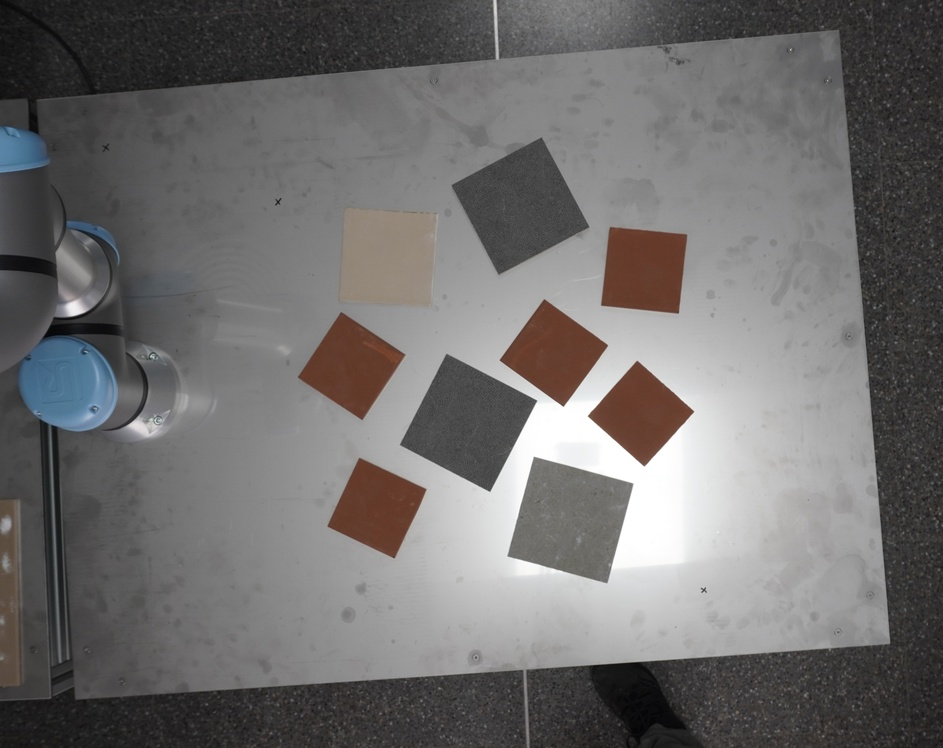
#> input picture Robot/assets/imagenes/DSC07665.JPG, 943 x 748 px, shrunk from 4273 x 3392 before the run, found by its file name
$ python homografia.py
#> lines starting #> are read from the running program, lines starting #| are printed output that depends on the picture; after the words box and inside, x2 and y2 are one past the last pixel; in counts of white or black regions, pixels touching at a corner belong together
"""
Detección automática de esquinas de mesa y rectificación de perspectiva.

Algoritmo:
  1. Detectar las 4 esquinas de la mesa mediante análisis de perfiles de color
     en ROIs relativas a los bordes de la imagen.
  2. Las esquinas derechas (libres) se detectan primero por cambio brusco
     mesa → fondo. Las izquierdas siguen la misma lógica en sus ROIs.
  3. Homografía 4:3 (1200:900) → vista cenital de solo la mesa.

Validación independiente: python scripts/homografia.py
"""

from pathlib import Path

import cv2
import numpy as np


BASE_DIR = Path(__file__).resolve().parent.parent
IMAGEN_ENTRADA = BASE_DIR / "assets" / "imagenes" / "DSC07665.jpg"
DIR_RESULTADOS = BASE_DIR / "resultados"


# ---------------------------------------------------------------------------
# Utilidades internas
# ---------------------------------------------------------------------------

def _ordenar_esquinas(pts: np.ndarray) -> np.ndarray:
    """
    Ordena 4 puntos a: [sup-izq, sup-der, inf-der, inf-izq].
    """
    pts = pts.reshape(4, 2).astype(np.float32)
    s = pts.sum(axis=1)
    diff = np.diff(pts, axis=1).flatten()

    sup_izq = pts[np.argmin(s)]
    inf_der = pts[np.argmax(s)]
    sup_der = pts[np.argmin(diff)]
    inf_izq = pts[np.argmax(diff)]

    return np.array([sup_izq, sup_der, inf_der, inf_izq], dtype=np.float32)


def _esquina_por_score(
    gray: np.ndarray,
    x_min: int,
    x_max: int,
    y_min: int,
    y_max: int,
    win_side: int = 100,
    win_perp: int = 20,
    paso: int = 3,
    refinado: int = 15,
) -> tuple[float, float]:
    """
    Busca una esquina dentro de un ROI como el punto que maximiza:
        score = |mediana(derecha) - mediana(izquierda)|
              + |mediana(arriba)   - mediana(abajo)|

    Las ventanas laterales (derecha/izquierda/arriba/abajo) deben tener
    tamaño suficiente (> 0). El punto debe mantenerse lejos de los bordes
    de la imagen para que todas las ventanas quepan.
    """
    h, w = gray.shape
    best_score = -1.0
    best = (float(x_min + x_max) / 2, float(y_min + y_max) / 2)

    for x in range(x_min, x_max, paso):
        for y in range(y_min, y_max, paso):
            if (x - win_side < 0 or x + win_side >= w or
                    y - win_side < 0 or y + win_side >= h):
                continue

            der = gray[y - win_perp:y + win_perp, x + win_perp:x + win_side]
            izq = gray[y - win_perp:y + win_perp, x - win_side:x - win_perp]
            arr = gray[y - win_side:y - win_perp, x - win_perp:x + win_perp]
            aba = gray[y + win_perp:y + win_side, x - win_perp:x + win_perp]

            if (der.size == 0 or izq.size == 0 or
                    arr.size == 0 or aba.size == 0):
                continue

            score = (
                abs(float(np.median(der)) - float(np.median(izq))) +
                abs(float(np.median(arr)) - float(np.median(aba)))
            )
            if score > best_score:
                best_score = score
                best = (float(x), float(y))

    # Refinado local paso 1 px
    cx, cy = int(round(best[0])), int(round(best[1]))
    best_score = -1.0
    best_ref = best
    for x in range(cx - refinado, cx + refinado + 1):
        for y in range(cy - refinado, cy + refinado + 1):
            if (x - win_side < 0 or x + win_side >= w or
                    y - win_side < 0 or y + win_side >= h):
                continue

            der = gray[y - win_perp:y + win_perp, x + win_perp:x + win_side]
            izq = gray[y - win_perp:y + win_perp, x - win_side:x - win_perp]
            arr = gray[y - win_side:y - win_perp, x - win_perp:x + win_perp]
            aba = gray[y + win_perp:y + win_side, x - win_perp:x + win_perp]

            if (der.size == 0 or izq.size == 0 or
                    arr.size == 0 or aba.size == 0):
                continue

            score = (
                abs(float(np.median(der)) - float(np.median(izq))) +
                abs(float(np.median(arr)) - float(np.median(aba)))
            )
            if score > best_score:
                best_score = score
                best_ref = (float(x), float(y))

    return best_ref


# ---------------------------------------------------------------------------
# Detección de esquinas de la mesa
# ---------------------------------------------------------------------------

def detectar_esquinas_mesa(img: np.ndarray) -> np.ndarray:
    """
    Detecta automáticamente las 4 esquinas de la mesa en la imagen original.

    Retorna array (4, 2) float32 ordenado [sup-izq, sup-der, inf-der, inf-izq].
    """
    h_img, w_img = img.shape[:2]
    gray = cv2.cvtColor(img, cv2.COLOR_BGR2GRAY)

    # ROIs definidas como porcentaje para escalar con distancia de cámara.
    # Las esquinas DERECHAS están libres → ROIs muy cercanas al borde derecho.
    # Las esquinas IZQUIERDAS están junto a otra mesa → ROIs más amplias.
    margin = 120

    # ── Esquinas derechas (libres, borde mesa → fondo) ──
    inf_der = _esquina_por_score(
        gray,
        x_min=max(margin, int(w_img * 0.88)),
        x_max=w_img - margin,
        y_min=max(margin, int(h_img * 0.82)),
        y_max=h_img - margin,
        win_side=100,
        win_perp=15,
        paso=5,
        refinado=20,
    )

    sup_der = _esquina_por_score(
        gray,
        x_min=max(margin, int(w_img * 0.85)),
        x_max=w_img - margin,
        y_min=margin,
        y_max=min(h_img - margin, int(h_img * 0.12)),
        win_side=100,
        win_perp=15,
        paso=5,
        refinado=20,
    )

    # ── Esquina izquierda inferior (score de perfiles) ──
    inf_izq = _esquina_por_score(
        gray,
        x_min=margin,
        x_max=min(int(w_img * 0.15), w_img - margin),
        y_min=max(margin, int(h_img * 0.85)),
        y_max=h_img - margin,
        win_side=80,
        win_perp=15,
        paso=3,
        refinado=20,
    )

    # ── Esquina izquierda superior ──
    # El score de perfiles falla aquí porque la transición mesa→fondo es muy sutil
    # y hay otra mesa adyacente. Usamos estimación geométrica + refinado local.
    sup_izq_est = (
        float(sup_der[0] + inf_izq[0] - inf_der[0]),
        float(sup_der[1] + inf_izq[1] - inf_der[1]),
    )
    sup_izq = _refinar_esquina_local(
        gray,
        int(round(sup_izq_est[0])),
        int(round(sup_izq_est[1])),
        ventana=60,
        win_side=80,
        win_perp=15,
    )

    esquinas = np.array([sup_izq, sup_der, inf_der, inf_izq], dtype=np.float32)
    return _ordenar_esquinas(esquinas)


def _refinar_esquina_local(
    gray: np.ndarray,
    cx: int,
    cy: int,
    ventana: int = 50,
    win_side: int = 80,
    win_perp: int = 15,
) -> tuple[float, float]:
    """
    Refina una esquina buscando el máximo score de perfiles en una ventana
    local alrededor de (cx, cy).
    """
    h, w = gray.shape
    best_score = -1.0
    best = (float(cx), float(cy))

    for x in range(cx - ventana, cx + ventana + 1):
        for y in range(cy - ventana, cy + ventana + 1):
            if (x - win_side < 0 or x + win_side >= w or
                    y - win_side < 0 or y + win_side >= h):
                continue

            der = gray[y - win_perp:y + win_perp, x + win_perp:x + win_side]
            izq = gray[y - win_perp:y + win_perp, x - win_side:x - win_perp]
            arr = gray[y - win_side:y - win_perp, x - win_perp:x + win_perp]
            aba = gray[y + win_perp:y + win_side, x - win_perp:x + win_perp]

            if (der.size == 0 or izq.size == 0 or
                    arr.size == 0 or aba.size == 0):
                continue

            score = (
                abs(float(np.median(der)) - float(np.median(izq))) +
                abs(float(np.median(arr)) - float(np.median(aba)))
            )
            if score > best_score:
                best_score = score
                best = (float(x), float(y))

    return best


# ---------------------------------------------------------------------------
# Rectificación de perspectiva
# ---------------------------------------------------------------------------

def rectificar_imagen(
    img: np.ndarray,
    mm_ancho: float = 1200.0,
    mm_alto: float = 900.0,
) -> tuple[np.ndarray, np.ndarray, np.ndarray]:
    """
    Rectifica la imagen original a vista cenital de solo la mesa.

    Args:
        img: imagen BGR original.
        mm_ancho, mm_alto: dimensiones reales de la mesa en mm (por defecto 1200×900).

    Returns:
        (img_rect, M, esquinas_orig)
        - img_rect: imagen BGR rectificada, solo la mesa.
        - M: matriz de homografía 3×3.
        - esquinas_orig: las 4 esquinas detectadas en la imagen original.
    """
    esquinas_orig = detectar_esquinas_mesa(img)

    sup_izq, sup_der, inf_der, inf_izq = esquinas_orig

    w1 = np.linalg.norm(sup_der - sup_izq)
    w2 = np.linalg.norm(inf_der - inf_izq)
    h1 = np.linalg.norm(inf_izq - sup_izq)
    h2 = np.linalg.norm(inf_der - sup_der)

    W_natural = max(w1, w2)
    H_natural = max(h1, h2)

    W_out = int(round(W_natural))
    H_out = int(round(W_out * mm_alto / mm_ancho))

    if H_natural > 0 and abs(H_out - H_natural) / H_natural > 0.20:
        H_out = int(round(0.7 * H_out + 0.3 * H_natural))

    dst = np.float32([
        [0, 0],
        [W_out - 1, 0],
        [W_out - 1, H_out - 1],
        [0, H_out - 1],
    ])

    M = cv2.getPerspectiveTransform(esquinas_orig, dst)
    img_rect = cv2.warpPerspective(img, M, (W_out, H_out))

    return img_rect, M, esquinas_orig


# ---------------------------------------------------------------------------
# Validación independiente
# ---------------------------------------------------------------------------

def main() -> None:
    DIR_RESULTADOS.mkdir(parents=True, exist_ok=True)

    img = cv2.imread(str(IMAGEN_ENTRADA))
#> img is the input picture: shape (748, 943, 3); mean B, G, R 109.1, 109.6, 111.3
    if img is None:
        raise FileNotFoundError(f"No se pudo cargar la imagen: {IMAGEN_ENTRADA}")

    print(f"Imagen cargada: {img.shape[1]}x{img.shape[0]} px")
#| Imagen cargada: 943x748 px

    img_rect, M, esquinas = rectificar_imagen(img)
#> in detectar_esquinas_mesa, `gray = cv2.cvtColor(img, cv2.COLOR_BGR2GRAY)`:
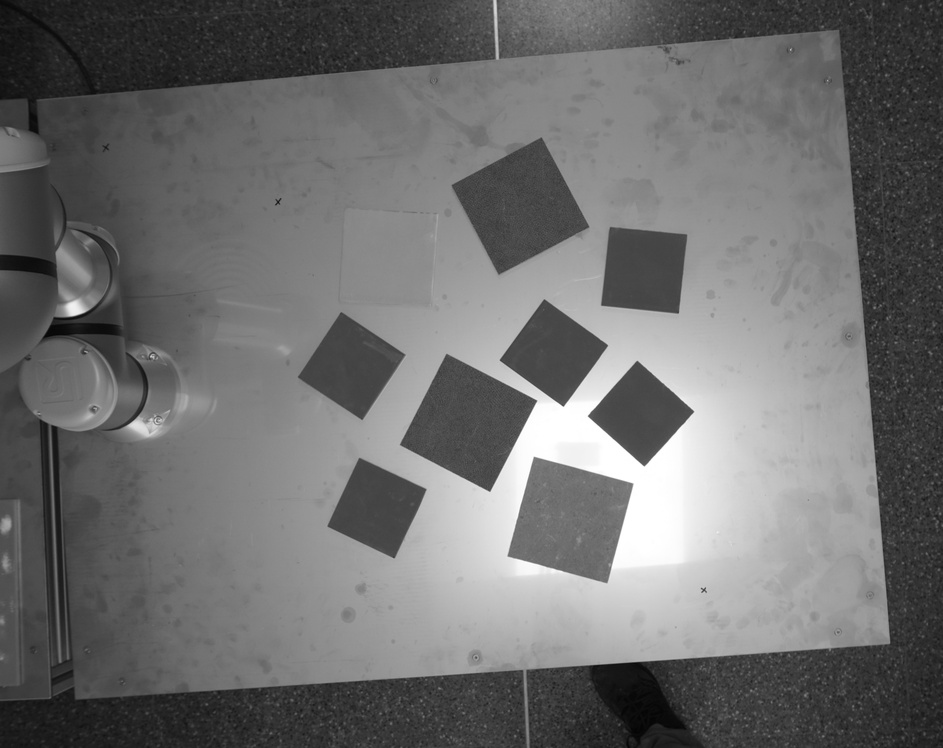
#> gray: shape (748, 943); min 4, max 255, mean 110.1
#> after the loop in _esquina_por_score, `for x in range(x_min, x_max, paso):`: best = (826, 620.5); best_score = -1
#> in _esquina_por_score, `cx, cy = int(round(best[0])), int(round(best[1]))`: cx = 826; cy = 620
#> in _esquina_por_score, `best_ref = best`: best_ref = (826, 620.5)
#> after the loop in _esquina_por_score, `for x in range(cx - refinado, cx + refinado + 1):`:
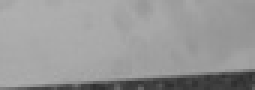
#> izq: shape (30, 85) (shown 3 times larger); min 46, max 176, mean 152.2
#> after the loop in _esquina_por_score, `for x in range(cx - refinado, cx + refinado + 1):`: best_ref = (833, 640); best_score = 215
#> in detectar_esquinas_mesa, `inf_der = _esquina_por_score( gray, x_min=max(margin, int(w_img * 0.88..`: inf_der = (833, 640)
#> call 2 of _esquina_por_score, with x_min = 801, x_max = 823, y_min = 120, y_max = 89, win_side = 100, win_perp = 15, paso = 5, refinado = 20
#> after the loop in _esquina_por_score (call 2), `for x in range(x_min, x_max, paso):`: best = (812, 104.5); best_score = -1
#> in _esquina_por_score (call 2), `cx, cy = int(round(best[0])), int(round(best[1]))`: cx = 812; cy = 104
#> in _esquina_por_score (call 2), `best_ref = best`: best_ref = (812, 104.5)
#> after the loop in _esquina_por_score (call 2), `for x in range(cx - refinado, cx + refinado + 1):`:
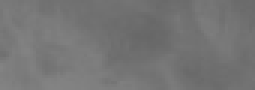
#> izq: shape (30, 85) (shown 3 times larger); min 103, max 131, mean 116.6
#> after the loop in _esquina_por_score (call 2), `for x in range(cx - refinado, cx + refinado + 1):`: best_ref = (832, 100); best_score = 97
#> in detectar_esquinas_mesa, `sup_der = _esquina_por_score( gray, x_min=max(margin, int(w_img * 0.85..`: sup_der = (832, 100)
#> in detectar_esquinas_mesa, `inf_izq = _esquina_por_score( gray, x_min=margin, x_max=min(int(w_img ..`: inf_izq = (150, 652)
#> in detectar_esquinas_mesa, `sup_izq_est = ( float(sup_der[0] + inf_izq[0] - inf_der[0]), float(sup..`: sup_izq_est = (149, 112)
#> after the loop in _refinar_esquina_local, `for x in range(cx - ventana, cx + ventana + 1):`:
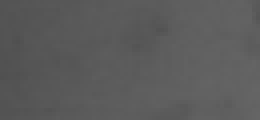
#> izq: shape (30, 65) (shown 4 times larger); min 80, max 101, mean 91.3
#> after the loop in _refinar_esquina_local, `for x in range(cx - ventana, cx + ventana + 1):`: best = (204, 84); best_score = 118
#> in detectar_esquinas_mesa, `sup_izq = _refinar_esquina_local( gray, int(round(sup_izq_est[0])), in..`: sup_izq = (204, 84)
#> in detectar_esquinas_mesa, `esquinas = np.array([sup_izq, sup_der, inf_der, inf_izq], dtype=np.flo..`: esquinas = [[204, 84], [832, 100], [833, 640], [150, 652]]
#> in _ordenar_esquinas, `s = pts.sum(axis=1)`: s = [288, 932, 1473, 802]
#> in _ordenar_esquinas, `diff = np.diff(pts, axis=1).flatten()`: diff = [-120, -732, -193, 502]
#> in _ordenar_esquinas, `sup_izq = pts[np.argmin(s)]`: sup_izq = [204, 84]
#> in _ordenar_esquinas, `inf_der = pts[np.argmax(s)]`: inf_der = [833, 640]
#> in _ordenar_esquinas, `sup_der = pts[np.argmin(diff)]`: sup_der = [832, 100]
#> in _ordenar_esquinas, `inf_izq = pts[np.argmax(diff)]`: inf_izq = [150, 652]
#> in rectificar_imagen, `esquinas_orig = detectar_esquinas_mesa(img)`: esquinas_orig = [[204, 84], [832, 100], [833, 640], [150, 652]]
#> in rectificar_imagen, `sup_izq, sup_der, inf_der, inf_izq = esquinas_orig`: sup_izq = [204, 84]; sup_der = [832, 100]; inf_der = [833, 640]; inf_izq = [150, 652]
#> in rectificar_imagen, `w1 = np.linalg.norm(sup_der - sup_izq)`: w1 = 628.2
#> in rectificar_imagen, `w2 = np.linalg.norm(inf_der - inf_izq)`: w2 = 683.1
#> in rectificar_imagen, `h1 = np.linalg.norm(inf_izq - sup_izq)`: h1 = 570.6
#> in rectificar_imagen, `h2 = np.linalg.norm(inf_der - sup_der)`: h2 = 540
#> in rectificar_imagen, `W_natural = max(w1, w2)`: W_natural = 683.1
#> in rectificar_imagen, `H_natural = max(h1, h2)`: H_natural = 570.6
#> in rectificar_imagen, `W_out = int(round(W_natural))`: W_out = 683
#> in rectificar_imagen, `H_out = int(round(W_out * mm_alto / mm_ancho))`: H_out = 512
#> in rectificar_imagen, `dst = np.float32([ [0, 0], [W_out - 1, 0], [W_out - 1, H_out - 1], [0,..`: dst = [[0, 0], [682, 0], [682, 511], [0, 511]]
#> in rectificar_imagen, `M = cv2.getPerspectiveTransform(esquinas_orig, dst)`: M = [[1.03, 0.0977, -217.9], [-0.0248, 0.972, -76.62], [-7.93e-05, 0.000146, 1]]
#> in rectificar_imagen, `img_rect = cv2.warpPerspective(img, M, (W_out, H_out))`:
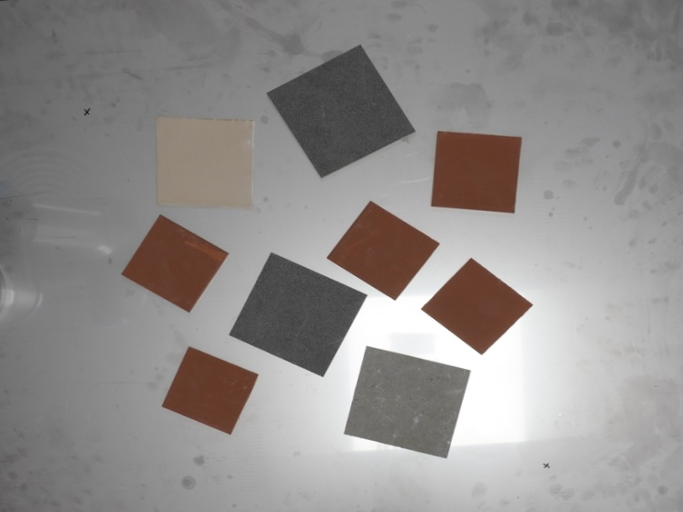
#> img_rect: shape (512, 683, 3); mean B, G, R 140.1, 141.7, 145.3
#> esquinas = [[204, 84], [832, 100], [833, 640], [150, 652]]
    print(f"Esquinas mesa detectadas: {len(esquinas)}")
#| Esquinas mesa detectadas: 4
    for i, (x, y) in enumerate(esquinas, start=1):
        print(f"  Esquina {i}: ({x:.2f}, {y:.2f})")
#> this loop made 4 passes
#|   Esquina 1: (204.00, 84.00)
#|   Esquina 2: (832.00, 100.00)
#|   Esquina 3: (833.00, 640.00)
#|   Esquina 4: (150.00, 652.00)
    print(f"Imagen rectificada: {img_rect.shape[1]}x{img_rect.shape[0]} px")
#| Imagen rectificada: 683x512 px

    # Dibujar esquinas sobre imagen original
    img_debug = img.copy()
    pts = np.int32(esquinas.reshape(-1, 1, 2))
#> pts = [[204, 84], [832, 100], [833, 640], [150, 652]]
    cv2.drawContours(img_debug, [pts], 0, (0, 220, 0), 3)
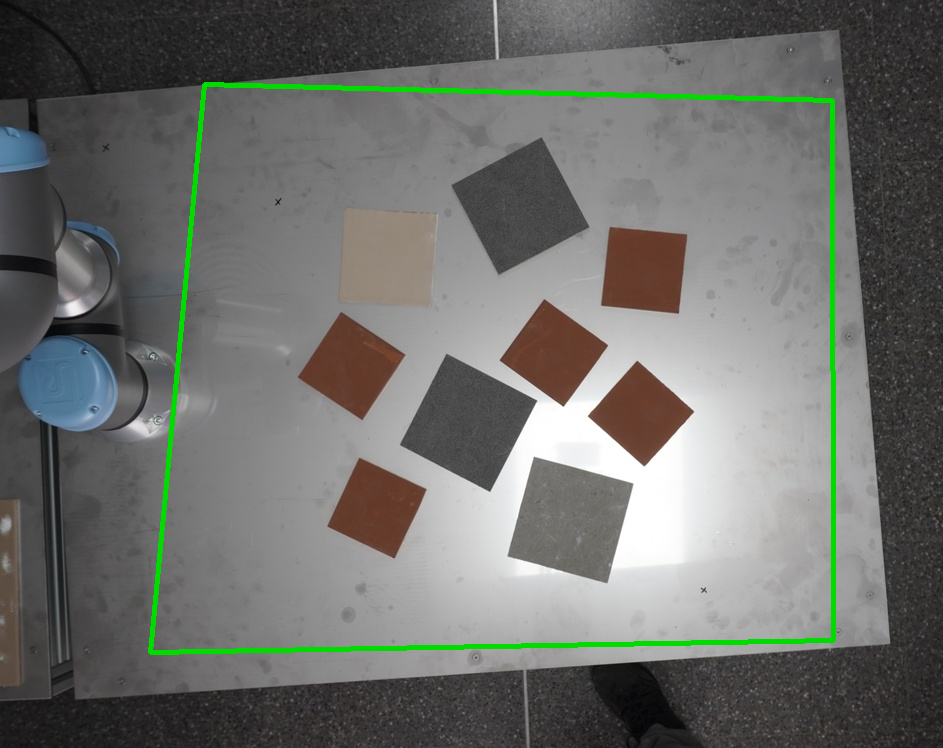
#> img_debug: shape (748, 943, 3); 1.71% of pixels changed, all inside (x1, y1, x2, y2) = (148, 82, 836, 655)

    colores = [(0, 0, 255), (0, 140, 255), (255, 0, 0), (0, 255, 0)]
    nombres = ["sup-izq", "sup-der", "inf-der", "inf-izq"]
    for i, ((x, y), color, nombre) in enumerate(zip(esquinas, colores, nombres)):
        ix, iy = int(round(x)), int(round(y))
        cv2.circle(img_debug, (ix, iy), 12, color, -1)
        cv2.circle(img_debug, (ix, iy), 14, (255, 255, 255), 2)
        cv2.putText(img_debug, f"{i+1}:{nombre}", (ix + 18, iy - 10),
                    cv2.FONT_HERSHEY_SIMPLEX, 1.2, color, 2, cv2.LINE_AA)
#> this loop made 4 passes
#> (x, y, color, nombre, ix, iy) on passes 1 to 4: (204, 84, (0, 0, 255), 'sup-izq', 204, 84), (832, 100, (0, 140, 255), 'sup-der', 832, 100), (833, 640, (255, 0, 0), 'inf-der', 833, 640), (150, 652, (0, 255, 0), 'inf-izq', 150, 652)
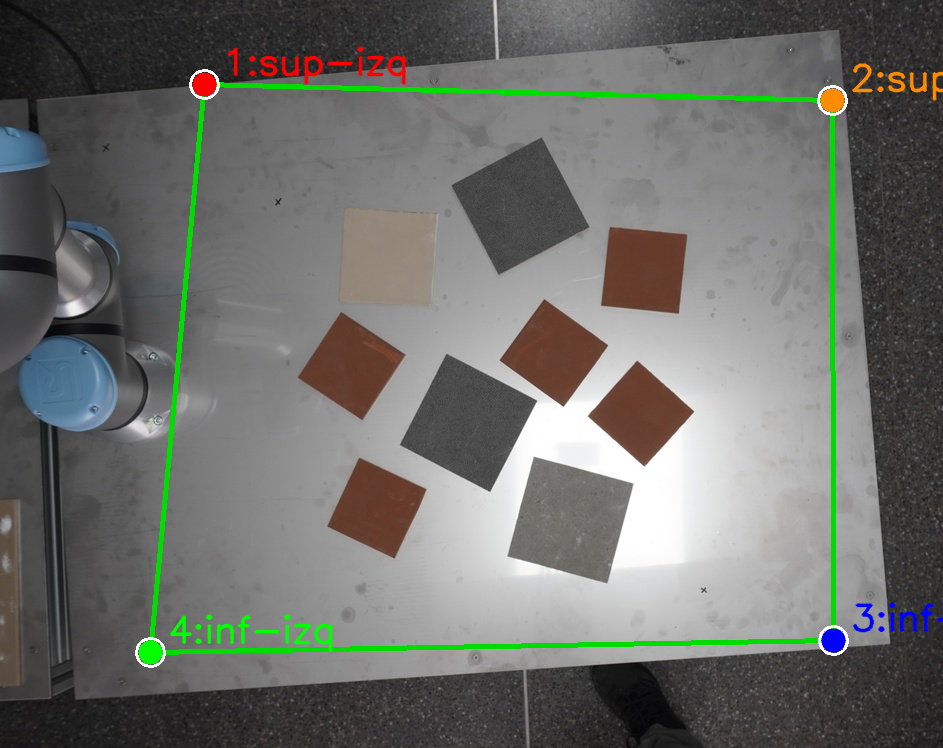
#> img_debug: shape (748, 943, 3); 1.24% of pixels changed, all inside (x1, y1, x2, y2) = (135, 46, 943, 668)

    ruta_debug = DIR_RESULTADOS / "mesa_esquinas_detectadas.jpg"
    cv2.imwrite(str(ruta_debug), img_debug)
    print(f"Guardado: {ruta_debug}")

    ruta_rect = DIR_RESULTADOS / "imagen_rectificada.jpg"
    cv2.imwrite(str(ruta_rect), img_rect)
    print(f"Guardado: {ruta_rect}")


if __name__ == "__main__":
    main()
